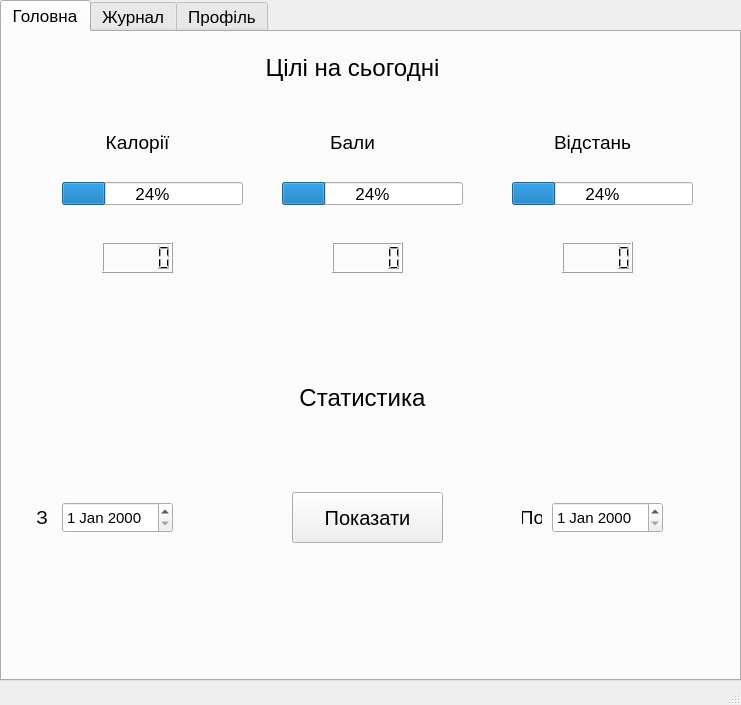
<?xml version="1.0" encoding="UTF-8"?>
<ui version="4.0">
 <class>MainWindow</class>
 <widget class="QMainWindow" name="MainWindow">
  <property name="geometry">
   <rect>
    <x>0</x>
    <y>0</y>
    <width>741</width>
    <height>705</height>
   </rect>
  </property>
  <property name="windowTitle">
   <string>MainWindow</string>
  </property>
  <widget class="QWidget" name="centralwidget">
   <widget class="QTabWidget" name="tabWidget_2">
    <property name="geometry">
     <rect>
      <x>0</x>
      <y>0</y>
      <width>741</width>
      <height>681</height>
     </rect>
    </property>
    <property name="minimumSize">
     <size>
      <width>741</width>
      <height>0</height>
     </size>
    </property>
    <property name="font">
     <font>
      <pointsize>13</pointsize>
     </font>
    </property>
    <property name="currentIndex">
     <number>0</number>
    </property>
    <widget class="QWidget" name="main_2">
     <attribute name="title">
      <string>Головна</string>
     </attribute>
     <widget class="QProgressBar" name="ccalBar_2">
      <property name="geometry">
       <rect>
        <x>60</x>
        <y>150</y>
        <width>181</width>
        <height>23</height>
       </rect>
      </property>
      <property name="value">
       <number>24</number>
      </property>
     </widget>
     <widget class="QProgressBar" name="pointsBar_2">
      <property name="geometry">
       <rect>
        <x>280</x>
        <y>150</y>
        <width>181</width>
        <height>23</height>
       </rect>
      </property>
      <property name="value">
       <number>24</number>
      </property>
     </widget>
     <widget class="QProgressBar" name="distanceBar_2">
      <property name="geometry">
       <rect>
        <x>510</x>
        <y>150</y>
        <width>181</width>
        <height>23</height>
       </rect>
      </property>
      <property name="value">
       <number>24</number>
      </property>
     </widget>
     <widget class="QLabel" name="label_15">
      <property name="geometry">
       <rect>
        <x>60</x>
        <y>100</y>
        <width>151</width>
        <height>21</height>
       </rect>
      </property>
      <property name="font">
       <font>
        <pointsize>14</pointsize>
       </font>
      </property>
      <property name="layoutDirection">
       <enum>Qt::LeftToRight</enum>
      </property>
      <property name="text">
       <string>Калорії</string>
      </property>
      <property name="alignment">
       <set>Qt::AlignCenter</set>
      </property>
     </widget>
     <widget class="QLabel" name="label_16">
      <property name="geometry">
       <rect>
        <x>270</x>
        <y>100</y>
        <width>161</width>
        <height>21</height>
       </rect>
      </property>
      <property name="font">
       <font>
        <pointsize>14</pointsize>
       </font>
      </property>
      <property name="text">
       <string>Бали</string>
      </property>
      <property name="alignment">
       <set>Qt::AlignCenter</set>
      </property>
     </widget>
     <widget class="QLabel" name="label_17">
      <property name="geometry">
       <rect>
        <x>510</x>
        <y>100</y>
        <width>161</width>
        <height>21</height>
       </rect>
      </property>
      <property name="font">
       <font>
        <pointsize>14</pointsize>
       </font>
      </property>
      <property name="text">
       <string>Відстань</string>
      </property>
      <property name="alignment">
       <set>Qt::AlignCenter</set>
      </property>
     </widget>
     <widget class="QLCDNumber" name="ccalNumber_2">
      <property name="geometry">
       <rect>
        <x>100</x>
        <y>210</y>
        <width>71</width>
        <height>31</height>
       </rect>
      </property>
     </widget>
     <widget class="QLCDNumber" name="pointsNumber_2">
      <property name="geometry">
       <rect>
        <x>330</x>
        <y>210</y>
        <width>71</width>
        <height>31</height>
       </rect>
      </property>
      <property name="font">
       <font>
        <pointsize>8</pointsize>
       </font>
      </property>
     </widget>
     <widget class="QLCDNumber" name="distanceNumber_2">
      <property name="geometry">
       <rect>
        <x>560</x>
        <y>210</y>
        <width>71</width>
        <height>31</height>
       </rect>
      </property>
     </widget>
     <widget class="QLabel" name="label_18">
      <property name="geometry">
       <rect>
        <x>240</x>
        <y>20</y>
        <width>221</width>
        <height>31</height>
       </rect>
      </property>
      <property name="font">
       <font>
        <pointsize>18</pointsize>
       </font>
      </property>
      <property name="text">
       <string>Цілі на сьогодні</string>
      </property>
      <property name="alignment">
       <set>Qt::AlignCenter</set>
      </property>
     </widget>
     <widget class="QPushButton" name="pushButton_5">
      <property name="geometry">
       <rect>
        <x>290</x>
        <y>460</y>
        <width>151</width>
        <height>51</height>
       </rect>
      </property>
      <property name="font">
       <font>
        <pointsize>15</pointsize>
       </font>
      </property>
      <property name="text">
       <string>Показати</string>
      </property>
     </widget>
     <widget class="QDateEdit" name="dateEdit_4">
      <property name="geometry">
       <rect>
        <x>60</x>
        <y>470</y>
        <width>111</width>
        <height>31</height>
       </rect>
      </property>
      <property name="font">
       <font>
        <pointsize>11</pointsize>
       </font>
      </property>
     </widget>
     <widget class="QLabel" name="label_19">
      <property name="geometry">
       <rect>
        <x>30</x>
        <y>470</y>
        <width>20</width>
        <height>31</height>
       </rect>
      </property>
      <property name="font">
       <font>
        <pointsize>14</pointsize>
       </font>
      </property>
      <property name="text">
       <string>З</string>
      </property>
      <property name="alignment">
       <set>Qt::AlignCenter</set>
      </property>
     </widget>
     <widget class="QLabel" name="label_20">
      <property name="geometry">
       <rect>
        <x>250</x>
        <y>350</y>
        <width>221</width>
        <height>31</height>
       </rect>
      </property>
      <property name="font">
       <font>
        <pointsize>18</pointsize>
       </font>
      </property>
      <property name="text">
       <string>Статистика</string>
      </property>
      <property name="alignment">
       <set>Qt::AlignCenter</set>
      </property>
     </widget>
     <widget class="QLabel" name="label_21">
      <property name="geometry">
       <rect>
        <x>520</x>
        <y>470</y>
        <width>20</width>
        <height>31</height>
       </rect>
      </property>
      <property name="font">
       <font>
        <pointsize>14</pointsize>
       </font>
      </property>
      <property name="text">
       <string>По</string>
      </property>
      <property name="alignment">
       <set>Qt::AlignCenter</set>
      </property>
     </widget>
     <widget class="QDateEdit" name="dateEdit_5">
      <property name="geometry">
       <rect>
        <x>550</x>
        <y>470</y>
        <width>111</width>
        <height>31</height>
       </rect>
      </property>
      <property name="font">
       <font>
        <pointsize>11</pointsize>
       </font>
      </property>
     </widget>
    </widget>
    <widget class="QWidget" name="list_2">
     <attribute name="title">
      <string>Журнал</string>
     </attribute>
     <widget class="QListWidget" name="listWidget_2">
      <property name="geometry">
       <rect>
        <x>30</x>
        <y>80</y>
        <width>271</width>
        <height>491</height>
       </rect>
      </property>
      <property name="font">
       <font>
        <pointsize>11</pointsize>
       </font>
      </property>
      <item>
       <property name="text">
        <string>Натисніть кнопку Оновити</string>
       </property>
      </item>
     </widget>
     <widget class="QGroupBox" name="groupBox_2">
      <property name="geometry">
       <rect>
        <x>320</x>
        <y>20</y>
        <width>381</width>
        <height>501</height>
       </rect>
      </property>
      <property name="title">
       <string>ActivityName</string>
      </property>
      <widget class="QLabel" name="label_22">
       <property name="geometry">
        <rect>
         <x>20</x>
         <y>50</y>
         <width>161</width>
         <height>31</height>
        </rect>
       </property>
       <property name="font">
        <font>
         <pointsize>11</pointsize>
        </font>
       </property>
       <property name="text">
        <string>Date</string>
       </property>
      </widget>
      <widget class="QLabel" name="label_23">
       <property name="geometry">
        <rect>
         <x>20</x>
         <y>130</y>
         <width>141</width>
         <height>31</height>
        </rect>
       </property>
       <property name="font">
        <font>
         <pointsize>11</pointsize>
        </font>
       </property>
       <property name="text">
        <string>Time</string>
       </property>
      </widget>
      <widget class="QLabel" name="label_24">
       <property name="geometry">
        <rect>
         <x>200</x>
         <y>50</y>
         <width>171</width>
         <height>31</height>
        </rect>
       </property>
       <property name="font">
        <font>
         <pointsize>11</pointsize>
        </font>
       </property>
       <property name="text">
        <string>Тривалість:</string>
       </property>
      </widget>
      <widget class="QLabel" name="label_26">
       <property name="geometry">
        <rect>
         <x>20</x>
         <y>200</y>
         <width>121</width>
         <height>31</height>
        </rect>
       </property>
       <property name="font">
        <font>
         <pointsize>11</pointsize>
        </font>
       </property>
       <property name="text">
        <string>Ccal:</string>
       </property>
      </widget>
      <widget class="QLabel" name="label_27">
       <property name="geometry">
        <rect>
         <x>20</x>
         <y>260</y>
         <width>121</width>
         <height>31</height>
        </rect>
       </property>
       <property name="font">
        <font>
         <pointsize>11</pointsize>
        </font>
       </property>
       <property name="text">
        <string>Points:</string>
       </property>
      </widget>
      <widget class="QLabel" name="label_28">
       <property name="geometry">
        <rect>
         <x>20</x>
         <y>320</y>
         <width>121</width>
         <height>31</height>
        </rect>
       </property>
       <property name="font">
        <font>
         <pointsize>11</pointsize>
        </font>
       </property>
       <property name="text">
        <string>Distance:</string>
       </property>
      </widget>
      <widget class="QTextBrowser" name="textBrowser_2">
       <property name="geometry">
        <rect>
         <x>25</x>
         <y>370</y>
         <width>331</width>
         <height>111</height>
        </rect>
       </property>
       <property name="html">
        <string>&lt;!DOCTYPE HTML PUBLIC &quot;-//W3C//DTD HTML 4.0//EN&quot; &quot;http://www.w3.org/TR/REC-html40/strict.dtd&quot;&gt;
&lt;html&gt;&lt;head&gt;&lt;meta name=&quot;qrichtext&quot; content=&quot;1&quot; /&gt;&lt;style type=&quot;text/css&quot;&gt;
p, li { white-space: pre-wrap; }
&lt;/style&gt;&lt;/head&gt;&lt;body style=&quot; font-family:'MS Shell Dlg 2'; font-size:13pt; font-weight:400; font-style:normal;&quot;&gt;
&lt;p style=&quot; margin-top:0px; margin-bottom:0px; margin-left:0px; margin-right:0px; -qt-block-indent:0; text-indent:0px;&quot;&gt;&lt;span style=&quot; font-size:10pt; font-style:italic;&quot;&gt;Місце для заміток&lt;/span&gt;&lt;/p&gt;&lt;/body&gt;&lt;/html&gt;</string>
       </property>
       <property name="placeholderText">
        <string comment="Місце для заміток" extracomment="Місце для заміток"/>
       </property>
      </widget>
     </widget>
     <widget class="QPushButton" name="pushButton_6">
      <property name="geometry">
       <rect>
        <x>320</x>
        <y>580</y>
        <width>381</width>
        <height>31</height>
       </rect>
      </property>
      <property name="text">
       <string>Видалити тренування</string>
      </property>
     </widget>
     <widget class="QPushButton" name="pushButton_7">
      <property name="geometry">
       <rect>
        <x>320</x>
        <y>540</y>
        <width>381</width>
        <height>31</height>
       </rect>
      </property>
      <property name="text">
       <string>Додати тренування</string>
      </property>
     </widget>
     <widget class="QPushButton" name="pushButton">
      <property name="geometry">
       <rect>
        <x>30</x>
        <y>580</y>
        <width>271</width>
        <height>31</height>
       </rect>
      </property>
      <property name="text">
       <string>Оновити</string>
      </property>
     </widget>
     <widget class="QComboBox" name="comboBox">
      <property name="geometry">
       <rect>
        <x>130</x>
        <y>30</y>
        <width>171</width>
        <height>31</height>
       </rect>
      </property>
      <property name="font">
       <font>
        <pointsize>8</pointsize>
       </font>
      </property>
      <item>
       <property name="text">
        <string>Датою (Від нових до старих)</string>
       </property>
      </item>
      <item>
       <property name="text">
        <string>Датою (Від старих до нових)</string>
       </property>
      </item>
      <item>
       <property name="text">
        <string>Балами (За зростанням)</string>
       </property>
      </item>
      <item>
       <property name="text">
        <string>Балами (За спаданням)</string>
       </property>
      </item>
      <item>
       <property name="text">
        <string>Калоріями (За зростанням)</string>
       </property>
      </item>
      <item>
       <property name="text">
        <string>Калоріями (За спаданням)</string>
       </property>
      </item>
     </widget>
     <widget class="QLabel" name="label">
      <property name="geometry">
       <rect>
        <x>30</x>
        <y>30</y>
        <width>91</width>
        <height>31</height>
       </rect>
      </property>
      <property name="font">
       <font>
        <pointsize>10</pointsize>
       </font>
      </property>
      <property name="text">
       <string>Сортувати за:</string>
      </property>
     </widget>
    </widget>
    <widget class="QWidget" name="profile_2">
     <property name="enabled">
      <bool>true</bool>
     </property>
     <property name="layoutDirection">
      <enum>Qt::LeftToRight</enum>
     </property>
     <attribute name="title">
      <string>Профіль</string>
     </attribute>
     <widget class="QLabel" name="hight_2">
      <property name="geometry">
       <rect>
        <x>460</x>
        <y>350</y>
        <width>161</width>
        <height>31</height>
       </rect>
      </property>
      <property name="font">
       <font>
        <pointsize>14</pointsize>
       </font>
      </property>
      <property name="text">
       <string>Ріст, см</string>
      </property>
      <property name="alignment">
       <set>Qt::AlignBottom|Qt::AlignLeading|Qt::AlignLeft</set>
      </property>
     </widget>
     <widget class="QSpinBox" name="weightBox_2">
      <property name="geometry">
       <rect>
        <x>110</x>
        <y>390</y>
        <width>161</width>
        <height>31</height>
       </rect>
      </property>
      <property name="font">
       <font>
        <pointsize>14</pointsize>
       </font>
      </property>
      <property name="maximum">
       <number>200</number>
      </property>
     </widget>
     <widget class="QPushButton" name="pushButton_8">
      <property name="geometry">
       <rect>
        <x>280</x>
        <y>550</y>
        <width>171</width>
        <height>51</height>
       </rect>
      </property>
      <property name="text">
       <string>Зберегти</string>
      </property>
     </widget>
     <widget class="QSpinBox" name="hightBox_2">
      <property name="geometry">
       <rect>
        <x>460</x>
        <y>390</y>
        <width>161</width>
        <height>31</height>
       </rect>
      </property>
      <property name="font">
       <font>
        <family>MS Shell Dlg 2</family>
        <pointsize>14</pointsize>
       </font>
      </property>
      <property name="maximum">
       <number>300</number>
      </property>
     </widget>
     <widget class="QComboBox" name="sexBox_2">
      <property name="geometry">
       <rect>
        <x>110</x>
        <y>490</y>
        <width>161</width>
        <height>31</height>
       </rect>
      </property>
      <property name="font">
       <font>
        <pointsize>14</pointsize>
       </font>
      </property>
      <property name="placeholderText">
       <string/>
      </property>
      <item>
       <property name="text">
        <string>Чоловік</string>
       </property>
      </item>
      <item>
       <property name="text">
        <string>Жінка</string>
       </property>
      </item>
     </widget>
     <widget class="QLabel" name="date_2">
      <property name="geometry">
       <rect>
        <x>460</x>
        <y>450</y>
        <width>161</width>
        <height>31</height>
       </rect>
      </property>
      <property name="font">
       <font>
        <pointsize>14</pointsize>
       </font>
      </property>
      <property name="text">
       <string>Дата народження</string>
      </property>
      <property name="alignment">
       <set>Qt::AlignBottom|Qt::AlignLeading|Qt::AlignLeft</set>
      </property>
     </widget>
     <widget class="QDateEdit" name="dateEdit_6">
      <property name="geometry">
       <rect>
        <x>460</x>
        <y>490</y>
        <width>161</width>
        <height>31</height>
       </rect>
      </property>
     </widget>
     <widget class="QLabel" name="weight_2">
      <property name="geometry">
       <rect>
        <x>110</x>
        <y>350</y>
        <width>161</width>
        <height>31</height>
       </rect>
      </property>
      <property name="font">
       <font>
        <pointsize>14</pointsize>
       </font>
      </property>
      <property name="text">
       <string>Вага, кг</string>
      </property>
      <property name="alignment">
       <set>Qt::AlignBottom|Qt::AlignLeading|Qt::AlignLeft</set>
      </property>
     </widget>
     <widget class="QLabel" name="sex_2">
      <property name="geometry">
       <rect>
        <x>110</x>
        <y>450</y>
        <width>161</width>
        <height>31</height>
       </rect>
      </property>
      <property name="font">
       <font>
        <pointsize>14</pointsize>
       </font>
      </property>
      <property name="text">
       <string>Стать</string>
      </property>
      <property name="alignment">
       <set>Qt::AlignBottom|Qt::AlignLeading|Qt::AlignLeft</set>
      </property>
     </widget>
     <widget class="QLabel" name="username_2">
      <property name="geometry">
       <rect>
        <x>260</x>
        <y>40</y>
        <width>191</width>
        <height>31</height>
       </rect>
      </property>
      <property name="font">
       <font>
        <pointsize>20</pointsize>
       </font>
      </property>
      <property name="text">
       <string>UserName</string>
      </property>
      <property name="alignment">
       <set>Qt::AlignCenter</set>
      </property>
     </widget>
     <widget class="QLabel" name="about_3">
      <property name="geometry">
       <rect>
        <x>290</x>
        <y>320</y>
        <width>141</width>
        <height>20</height>
       </rect>
      </property>
      <property name="font">
       <font>
        <pointsize>14</pointsize>
       </font>
      </property>
      <property name="text">
       <string>Про вас</string>
      </property>
      <property name="alignment">
       <set>Qt::AlignCenter</set>
      </property>
     </widget>
     <widget class="QSpinBox" name="ccalBox_2">
      <property name="geometry">
       <rect>
        <x>280</x>
        <y>230</y>
        <width>171</width>
        <height>31</height>
       </rect>
      </property>
      <property name="font">
       <font>
        <family>MS Shell Dlg 2</family>
        <pointsize>14</pointsize>
       </font>
      </property>
      <property name="maximum">
       <number>2000</number>
      </property>
     </widget>
     <widget class="QLabel" name="ccal_2">
      <property name="geometry">
       <rect>
        <x>280</x>
        <y>190</y>
        <width>161</width>
        <height>31</height>
       </rect>
      </property>
      <property name="font">
       <font>
        <pointsize>14</pointsize>
       </font>
      </property>
      <property name="text">
       <string>Спалені калорії</string>
      </property>
      <property name="alignment">
       <set>Qt::AlignBottom|Qt::AlignHCenter</set>
      </property>
     </widget>
     <widget class="QSpinBox" name="distanceBox_2">
      <property name="geometry">
       <rect>
        <x>50</x>
        <y>230</y>
        <width>171</width>
        <height>31</height>
       </rect>
      </property>
      <property name="font">
       <font>
        <pointsize>14</pointsize>
       </font>
      </property>
      <property name="maximum">
       <number>50000</number>
      </property>
     </widget>
     <widget class="QLabel" name="distance_2">
      <property name="geometry">
       <rect>
        <x>50</x>
        <y>190</y>
        <width>171</width>
        <height>31</height>
       </rect>
      </property>
      <property name="font">
       <font>
        <pointsize>14</pointsize>
       </font>
      </property>
      <property name="text">
       <string>Пройдена відстань</string>
      </property>
      <property name="alignment">
       <set>Qt::AlignBottom|Qt::AlignLeading|Qt::AlignLeft</set>
      </property>
     </widget>
     <widget class="QLabel" name="about_4">
      <property name="geometry">
       <rect>
        <x>270</x>
        <y>140</y>
        <width>181</width>
        <height>20</height>
       </rect>
      </property>
      <property name="font">
       <font>
        <pointsize>14</pointsize>
       </font>
      </property>
      <property name="text">
       <string>Цілі на кожен день</string>
      </property>
      <property name="alignment">
       <set>Qt::AlignCenter</set>
      </property>
     </widget>
     <widget class="QSpinBox" name="pointBox_2">
      <property name="geometry">
       <rect>
        <x>510</x>
        <y>230</y>
        <width>171</width>
        <height>31</height>
       </rect>
      </property>
      <property name="font">
       <font>
        <family>MS Shell Dlg 2</family>
        <pointsize>14</pointsize>
       </font>
      </property>
      <property name="maximum">
       <number>2000</number>
      </property>
     </widget>
     <widget class="QLabel" name="point_2">
      <property name="geometry">
       <rect>
        <x>510</x>
        <y>190</y>
        <width>161</width>
        <height>31</height>
       </rect>
      </property>
      <property name="font">
       <font>
        <pointsize>14</pointsize>
       </font>
      </property>
      <property name="text">
       <string>Бали активності</string>
      </property>
      <property name="alignment">
       <set>Qt::AlignBottom|Qt::AlignHCenter</set>
      </property>
     </widget>
    </widget>
   </widget>
  </widget>
  <widget class="QMenuBar" name="menubar">
   <property name="geometry">
    <rect>
     <x>0</x>
     <y>0</y>
     <width>741</width>
     <height>21</height>
    </rect>
   </property>
  </widget>
  <widget class="QStatusBar" name="statusbar"/>
 </widget>
 <resources/>
 <connections/>
</ui>
